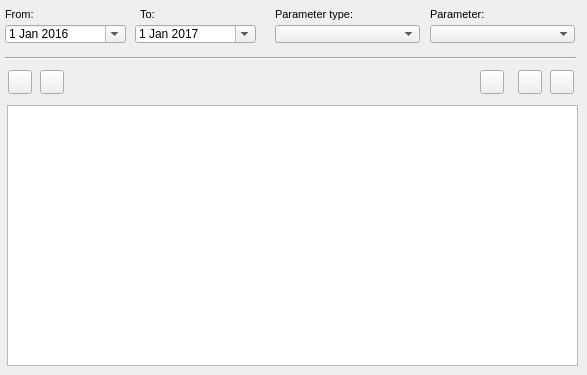
    <widget class="QWidget" name="page_event">
     <attribute name="title">
      <string>O&amp;&amp;M</string>
     </attribute>
     <widget class="QComboBox" name="event_id">
      <property name="geometry">
       <rect>
        <x>430</x>
        <y>25</y>
        <width>145</width>
        <height>18</height>
       </rect>
      </property>
     </widget>
     <widget class="QPushButton" name="btn_new_visit">
      <property name="geometry">
       <rect>
        <x>40</x>
        <y>70</y>
        <width>24</width>
        <height>24</height>
       </rect>
      </property>
      <property name="sizePolicy">
       <sizepolicy hsizetype="Minimum" vsizetype="Fixed">
        <horstretch>0</horstretch>
        <verstretch>0</verstretch>
       </sizepolicy>
      </property>
      <property name="styleSheet">
       <string notr="true"/>
      </property>
      <property name="text">
       <string/>
      </property>
      <property name="icon">
       <iconset>
        <normaloff>../icons/64b.png</normaloff>../icons/64b.png</iconset>
      </property>
      <property name="iconSize">
       <size>
        <width>22</width>
        <height>22</height>
       </size>
      </property>
     </widget>
     <widget class="QLabel" name="label_event_paramt_type">
      <property name="geometry">
       <rect>
        <x>275</x>
        <y>3</y>
        <width>93</width>
        <height>22</height>
       </rect>
      </property>
      <property name="font">
       <font>
        <pointsize>8</pointsize>
       </font>
      </property>
      <property name="layoutDirection">
       <enum>Qt::LeftToRight</enum>
      </property>
      <property name="frameShape">
       <enum>QFrame::NoFrame</enum>
      </property>
      <property name="frameShadow">
       <enum>QFrame::Raised</enum>
      </property>
      <property name="text">
       <string>Parameter type:</string>
      </property>
      <property name="textFormat">
       <enum>Qt::AutoText</enum>
      </property>
      <property name="scaledContents">
       <bool>false</bool>
      </property>
      <property name="margin">
       <number>3</number>
      </property>
     </widget>
     <widget class="QComboBox" name="event_type">
      <property name="geometry">
       <rect>
        <x>275</x>
        <y>25</y>
        <width>145</width>
        <height>18</height>
       </rect>
      </property>
     </widget>
     <widget class="QDateEdit" name="date_event_to">
      <property name="geometry">
       <rect>
        <x>135</x>
        <y>25</y>
        <width>121</width>
        <height>18</height>
       </rect>
      </property>
      <property name="date">
       <date>
        <year>2017</year>
        <month>1</month>
        <day>1</day>
       </date>
      </property>
      <property name="calendarPopup">
       <bool>true</bool>
      </property>
     </widget>
     <widget class="QPushButton" name="btn_open_gallery">
      <property name="geometry">
       <rect>
        <x>480</x>
        <y>70</y>
        <width>24</width>
        <height>24</height>
       </rect>
      </property>
      <property name="styleSheet">
       <string notr="true"/>
      </property>
      <property name="text">
       <string/>
      </property>
      <property name="icon">
       <iconset>
        <normaloff>../icons/136b.png</normaloff>../icons/136b.png</iconset>
      </property>
      <property name="iconSize">
       <size>
        <width>22</width>
        <height>22</height>
       </size>
      </property>
     </widget>
     <widget class="QLabel" name="label_event_parameter">
      <property name="geometry">
       <rect>
        <x>430</x>
        <y>3</y>
        <width>91</width>
        <height>22</height>
       </rect>
      </property>
      <property name="font">
       <font>
        <pointsize>8</pointsize>
       </font>
      </property>
      <property name="frameShape">
       <enum>QFrame::NoFrame</enum>
      </property>
      <property name="frameShadow">
       <enum>QFrame::Raised</enum>
      </property>
      <property name="text">
       <string>Parameter:</string>
      </property>
      <property name="textFormat">
       <enum>Qt::AutoText</enum>
      </property>
      <property name="scaledContents">
       <bool>false</bool>
      </property>
      <property name="margin">
       <number>3</number>
      </property>
     </widget>
     <widget class="QDateEdit" name="date_event_from">
      <property name="geometry">
       <rect>
        <x>5</x>
        <y>25</y>
        <width>121</width>
        <height>18</height>
       </rect>
      </property>
      <property name="date">
       <date>
        <year>2016</year>
        <month>1</month>
        <day>1</day>
       </date>
      </property>
      <property name="calendarPopup">
       <bool>true</bool>
      </property>
     </widget>
     <widget class="QTableView" name="tbl_event_node">
      <property name="geometry">
       <rect>
        <x>7</x>
        <y>105</y>
        <width>571</width>
        <height>261</height>
       </rect>
      </property>
      <property name="sortingEnabled">
       <bool>true</bool>
      </property>
     </widget>
     <widget class="QLabel" name="label_data_event_from">
      <property name="geometry">
       <rect>
        <x>5</x>
        <y>3</y>
        <width>90</width>
        <height>22</height>
       </rect>
      </property>
      <property name="font">
       <font>
        <pointsize>8</pointsize>
       </font>
      </property>
      <property name="frameShape">
       <enum>QFrame::NoFrame</enum>
      </property>
      <property name="frameShadow">
       <enum>QFrame::Plain</enum>
      </property>
      <property name="text">
       <string>From:</string>
      </property>
      <property name="textFormat">
       <enum>Qt::AutoText</enum>
      </property>
      <property name="scaledContents">
       <bool>false</bool>
      </property>
      <property name="alignment">
       <set>Qt::AlignLeading|Qt::AlignLeft|Qt::AlignVCenter</set>
      </property>
      <property name="margin">
       <number>3</number>
      </property>
     </widget>
     <widget class="QLabel" name="label_data_event_to">
      <property name="geometry">
       <rect>
        <x>140</x>
        <y>3</y>
        <width>31</width>
        <height>22</height>
       </rect>
      </property>
      <property name="font">
       <font>
        <pointsize>8</pointsize>
       </font>
      </property>
      <property name="frameShape">
       <enum>QFrame::NoFrame</enum>
      </property>
      <property name="frameShadow">
       <enum>QFrame::Raised</enum>
      </property>
      <property name="text">
       <string>To:</string>
      </property>
      <property name="textFormat">
       <enum>Qt::AutoText</enum>
      </property>
      <property name="scaledContents">
       <bool>false</bool>
      </property>
      <property name="margin">
       <number>3</number>
      </property>
     </widget>
     <widget class="Line" name="line_7">
      <property name="geometry">
       <rect>
        <x>5</x>
        <y>50</y>
        <width>571</width>
        <height>16</height>
       </rect>
      </property>
      <property name="orientation">
       <enum>Qt::Horizontal</enum>
      </property>
     </widget>
     <widget class="QPushButton" name="btn_open_visit_doc">
      <property name="geometry">
       <rect>
        <x>518</x>
        <y>70</y>
        <width>24</width>
        <height>24</height>
       </rect>
      </property>
      <property name="styleSheet">
       <string notr="true"/>
      </property>
      <property name="text">
       <string/>
      </property>
      <property name="icon">
       <iconset>
        <normaloff>../icons/170b.png</normaloff>../icons/170b.png</iconset>
      </property>
      <property name="iconSize">
       <size>
        <width>22</width>
        <height>22</height>
       </size>
      </property>
     </widget>
     <widget class="QPushButton" name="btn_open_visit_event">
      <property name="geometry">
       <rect>
        <x>550</x>
        <y>70</y>
        <width>24</width>
        <height>24</height>
       </rect>
      </property>
      <property name="styleSheet">
       <string notr="true"/>
      </property>
      <property name="text">
       <string/>
      </property>
      <property name="icon">
       <iconset>
        <normaloff>../icons/134b.png</normaloff>../icons/134b.png</iconset>
      </property>
      <property name="iconSize">
       <size>
        <width>22</width>
        <height>22</height>
       </size>
      </property>
     </widget>
     <widget class="QPushButton" name="btn_open_visit">
      <property name="geometry">
       <rect>
        <x>8</x>
        <y>70</y>
        <width>24</width>
        <height>24</height>
       </rect>
      </property>
      <property name="styleSheet">
       <string notr="true"/>
      </property>
      <property name="text">
       <string/>
      </property>
      <property name="icon">
       <iconset>
        <normaloff>../icons/65b.png</normaloff>../icons/65b.png</iconset>
      </property>
      <property name="iconSize">
       <size>
        <width>22</width>
        <height>22</height>
       </size>
      </property>
     </widget>
    </widget>
